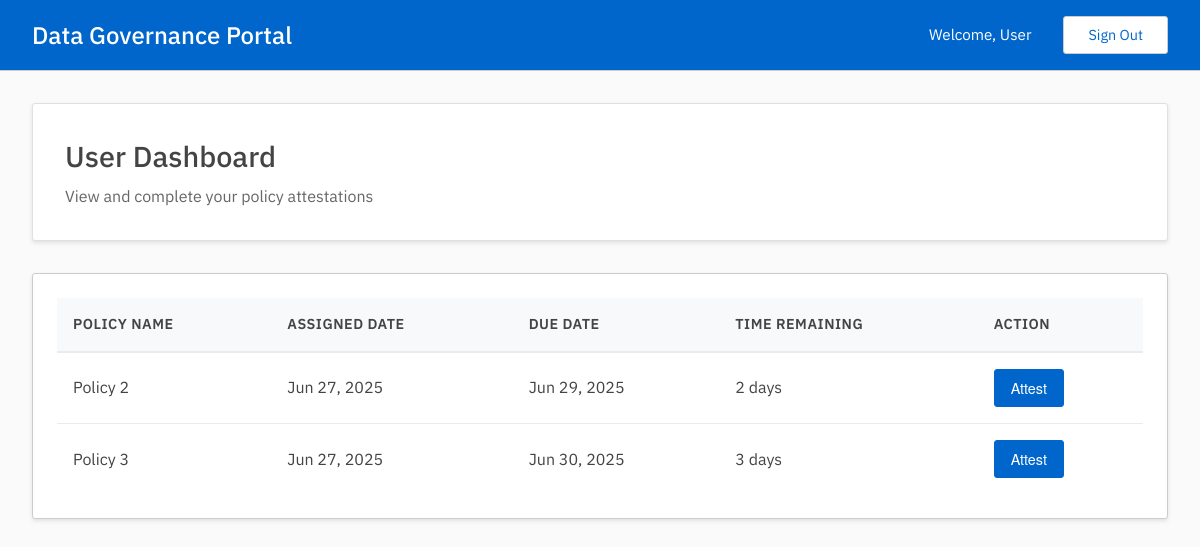
/user/dashboard (signed in), run on the app's committed database.
### tables this page shows
CREATE TABLE users(
        uuid TEXT UNIQUE NOT NULL PRIMARY KEY,
        email TEXT UNIQUE NOT NULL,
        password_hash TEXT NOT NULL,
        name TEXT NOT NULL,
        is_admin INTEGER NOT NULL DEFAULT 0
        );

CREATE TABLE assignments(
        uuid TEXT UNIQUE NOT NULL PRIMARY KEY,
        user TEXT NOT NULL,
        policy TEXT NOT NULL,
        assigned_at INTEGER,
        timeframe_seconds INTEGER,
        completed_at INTEGER,
        FOREIGN KEY (user) REFERENCES users(uuid) ON DELETE CASCADE ON UPDATE CASCADE,
        FOREIGN KEY (policy) REFERENCES policies(uuid) ON DELETE CASCADE ON UPDATE CASCADE
        );

CREATE TABLE policies(
        uuid TEXT UNIQUE NOT NULL PRIMARY KEY,
        name TEXT UNIQUE NOT NULL,
        description TEXT,
        pdf_link TEXT
        );

### user.py (the view)
@user.route('/dashboard', methods=['GET'])
@login_required
def dashboard():
    user_pending_assignments = read_get_user_pending_assignments(session['user']['uuid'])
    return render_template('user/dashboard.html',
                         user_pending_assignments=user_pending_assignments["data"],
                         now=int(time()))

### app.py (called while the page is built)
@app.template_filter('timestamp_to_date')
def timestamp_to_date(timestamp):
    if timestamp:
        try:
            dt = datetime.fromtimestamp(timestamp)
            return dt.strftime('%b %d, %Y')
        except (ValueError, TypeError):
            return 'Invalid Date'
    return 'N/A'

### auth.py (called while the page is built)
def login_required(f):
    @wraps(f)
    def wrap(*args, **kwargs):
        if session:
            return f(*args, **kwargs)
        else:
            print("401: User is not logged in.")
            return redirect(url_for('login'))
    return wrap

### db.py (called while the page is built, shortened)
def get_conn_curs():
    conn = sqlite3.connect(DATABASE)
    conn.row_factory = sqlite3.Row
    curs = conn.cursor()
    curs.execute("PRAGMA foreign_keys = ON")
    return conn, curs

def commit_close(conn, curs):
    conn.commit()
    curs.close()
    conn.close()

def get_user_pending_assignments(uuid):
    conn, curs = get_conn_curs()
    curs.execute('SELECT * FROM users WHERE uuid = ?', (uuid,))
    user = curs.fetchone()
    curs.execute("""
        SELECT a.*, p.name as policy_name
        FROM assignments a
        JOIN policies p ON a.policy = p.uuid
        WHERE a.user = ? AND a.completed_at IS NULL
    """, (uuid,))
    assignments = curs.fetchall()
    commit_close(conn, curs)
    return {
        "status": "200",
        "message": "Assignments found successfully",
        "data": assignments
        }

### templates/user/dashboard.html (shortened to what this page needs)
{% extends "base.html" %}
{% block content %}
<div class="dashboard-header">
    <h2>User Dashboard</h2>
    <p>View and complete your policy attestations</p>
</div>
<div class="table-container">
    {% if user_pending_assignments %}
    <table class="data-table">
        <thead>
            <tr>
                <th>Policy Name</th>
                <th>Assigned Date</th>
                <th>Due Date</th>
                <th>Time Remaining</th>
                <th>Action</th>
            </tr>
        </thead>
        <tbody>
            {% for assignment in user_pending_assignments %}
            <tr>
                <td>{{ assignment["policy_name"] }}</td>
                <td>{{ assignment["assigned_at"] | timestamp_to_date }}</td>
                <td>{{ (assignment["assigned_at"] + assignment["timeframe_seconds"]) | timestamp_to_date }}</td>
                <td>
                    {% set time_left = (assignment["assigned_at"] + assignment["timeframe_seconds"]) - now %}
                    {% if time_left > 0 %}
                        {{ (time_left / 86400) | round | int }} days
                    {% else %}
                        <span style="color: #dc3545;">Overdue</span>
                    {% endif %}
                </td>
                <td>
                    <a href="{{ url_for('user.attest', assignment_uuid=assignment['uuid']) }}" class="btn btn-action">
                        Attest
                    </a>
                </td>
            </tr>
            {% endfor %}
        </tbody>
    </table>
    {% else %}
    <div class="empty-state">
        <div class="empty-state-icon">📋</div>
        <p class="empty-state-text">No pending attestations at this time.</p>
    </div>
    {% endif %}
</div>
{% endblock %}

### templates/base.html (shortened to what this page needs)
<!DOCTYPE html>
<html lang="en">
<head>
    <link rel="stylesheet" href="{{ url_for('static', filename='styles.css') }}">
</head>
<body>
    {% if session.get('user') %}
    <header class="header">
        <div class="header-content">
            <div class="header-left">
                <h1>Data Governance Portal</h1>
            </div>
            <div class="header-right">
                <span class="welcome-text">Welcome, {{ session['user']['name'] }}</span>
                <a href="{{ url_for('login') }}" class="sign-out-btn">Sign Out</a>
            </div>
        </div>
    </header>
    {% endif %}
    <main class="main-content">
        {% block content %}{% endblock %}
    </main>
</body>
</html>

### static/styles.css (style rules this page uses)
* { margin: 0; padding: 0; box-sizing: border-box; }
body { font-family: 'IBM Plex Sans'; color: #444; line-height: 1.42; min-height: 100vh; display: flex; flex-direction: column; background-color: #fafafa; }
.header { background-color: #06c; color: white; padding: 1rem 0; box-shadow: rgba(0,0,0,0.2) 0 2px 8px; border-bottom: 1px solid #ccc; }
.header-content { max-width: 1200px; margin: 0 auto; color: white; padding: 0 2rem; display: flex; justify-content: space-between; align-items: center; }
.header-left { display: flex; align-items: center; gap: 0.5rem; }
.header h1 { font-size: 1.5rem; font-weight: 500; color: white; }
.header-right { display: flex; align-items: center; gap: 2rem; }
.welcome-text { font-size: 0.95rem; color: white; }
.sign-out-btn { background-color: transparent; color: #06c; border: 1px solid #ccc; padding: 0.5rem 1.5rem; border-radius: 3px; text-decoration: none; transition: all 0.3s ease; font-size: 0.9rem; background-color: white; }
.main-content { flex: 1; max-width: 1200px; width: 100%; margin: 0 auto; background-color: #fafafa; padding: 2rem; }
.dashboard-header { background-color: white; padding: 2rem; border-radius: 3px; margin-bottom: 2rem; box-shadow: rgba(0,0,0,0.1) 0 2px 4px; border: 1px solid #e0e0e0; }
.dashboard-header h2 { color: #444; font-size: 1.8rem; margin-bottom: 0.5rem; font-weight: 500; }
.dashboard-header p { color: #666; font-size: 1rem; }
.table-container { background-color: white; border-radius: 3px; padding: 1.5rem; box-shadow: rgba(0,0,0,0.1) 0 2px 4px; border: 1px solid #ccc; overflow-x: auto; }
.data-table { width: 100%; border-collapse: collapse; }
.data-table th { background-color: #f8f9fa; color: #444; font-weight: 600; text-align: left; padding: 1rem; border-bottom: 2px solid #e9ecef; font-size: 0.9rem; text-transform: uppercase; letter-spacing: 0.5px; }
.data-table td { padding: 1rem; border-bottom: 1px solid #e9ecef; color: #444; }
.data-table tr:last-child td { border-bottom: none; }
.btn { padding: 0.5rem 1rem; border-radius: 3px; text-decoration: none; font-size: 0.9rem; cursor: pointer; transition: all 0.3s ease; border: 1px solid transparent; display: inline-block; text-align: center; font-family: 'Helvetica Neue', 'Helvetica', 'Arial', sans-serif; }
.btn-action { background-color: #06c; color: white; border-color: #06c; }

### data on the page
users: user.name "User"
assignments: policy_name "Policy 2", assigned_at "Jun 27, 2025", assigned_at+timeframe_seconds "Jun 29, 2025"
assignments: policy_name "Policy 3", assigned_at "Jun 27, 2025", assigned_at+timeframe_seconds "Jun 30, 2025"
